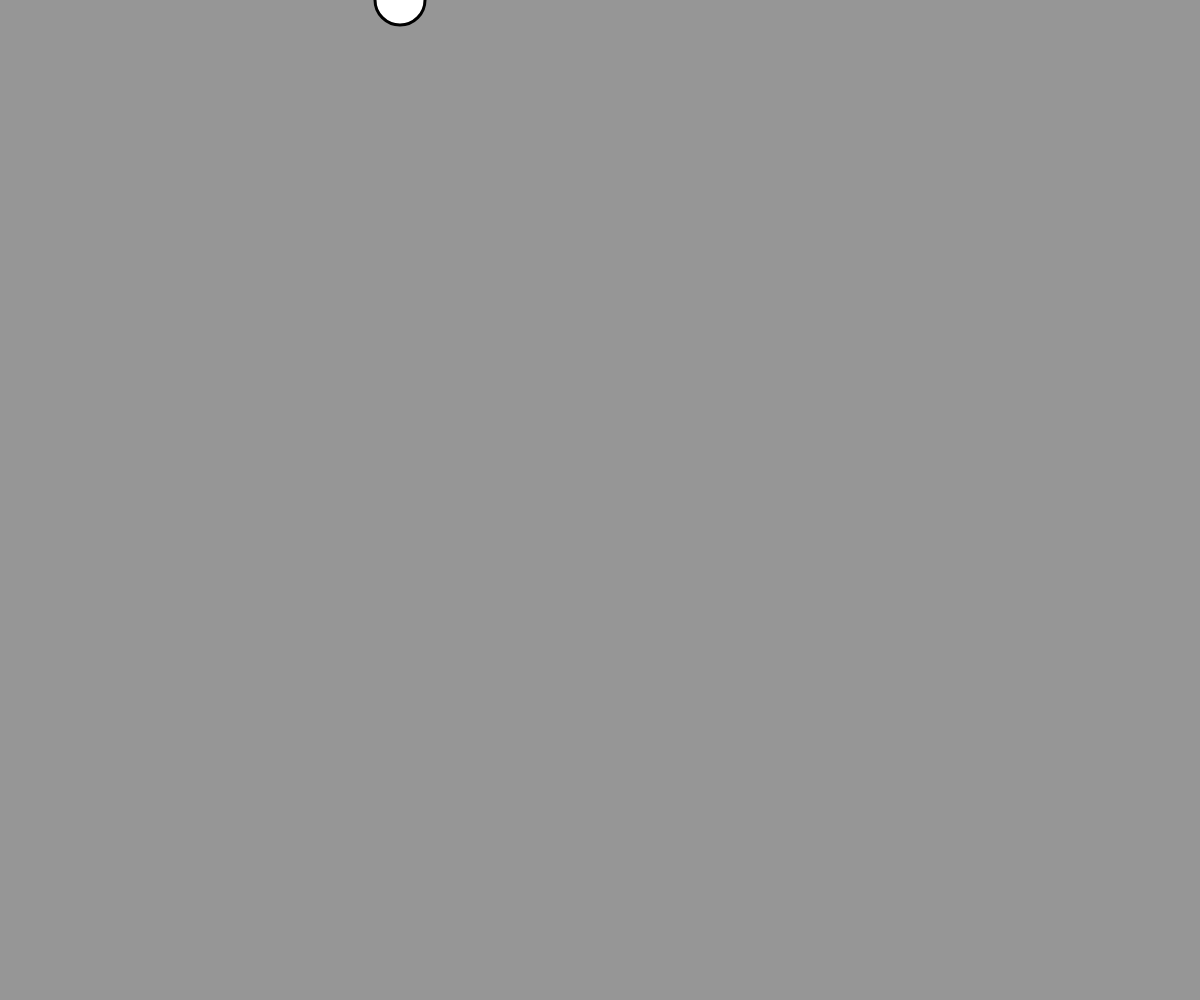
Frame 1 (no input)
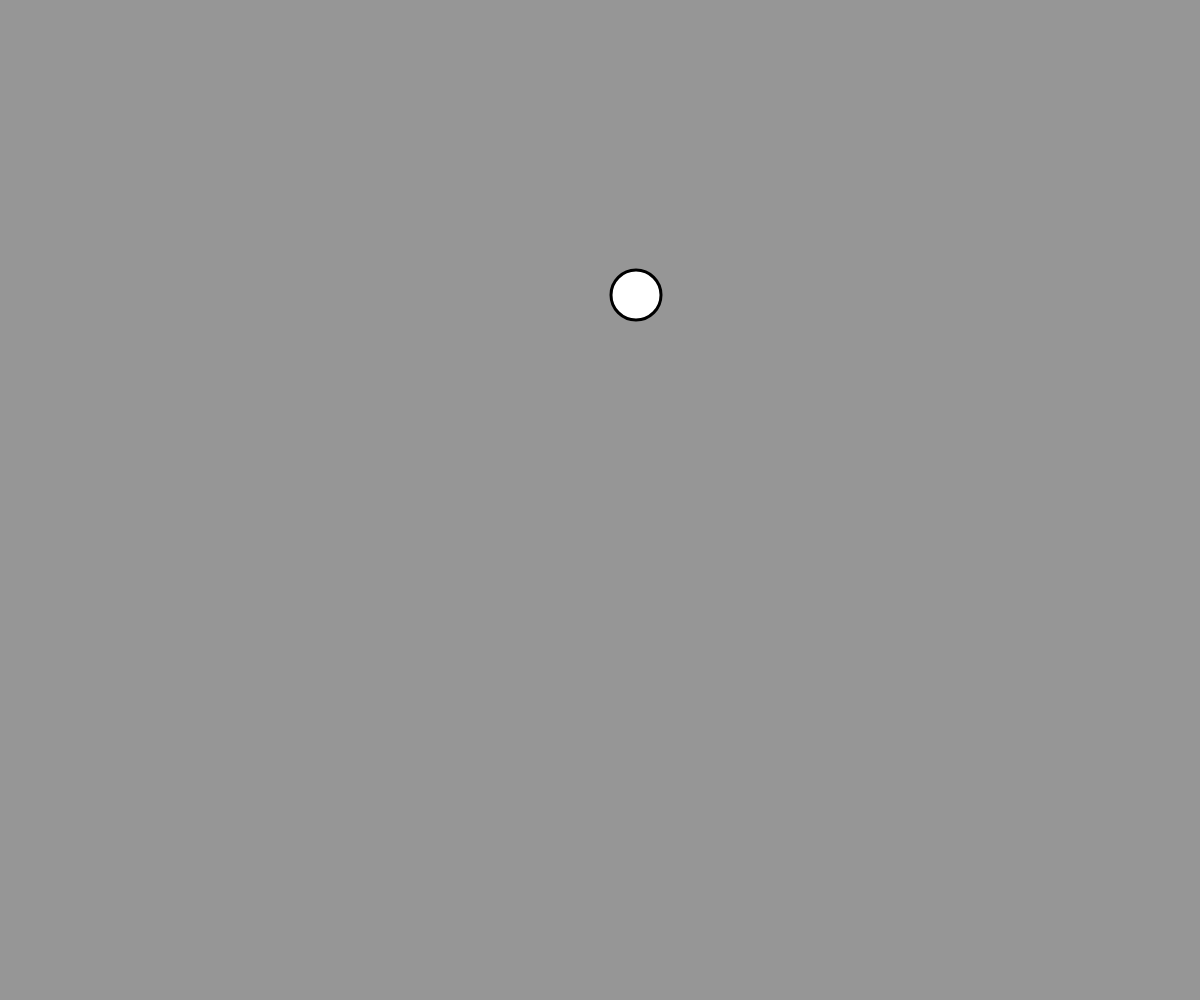
Frame 60 (no input)
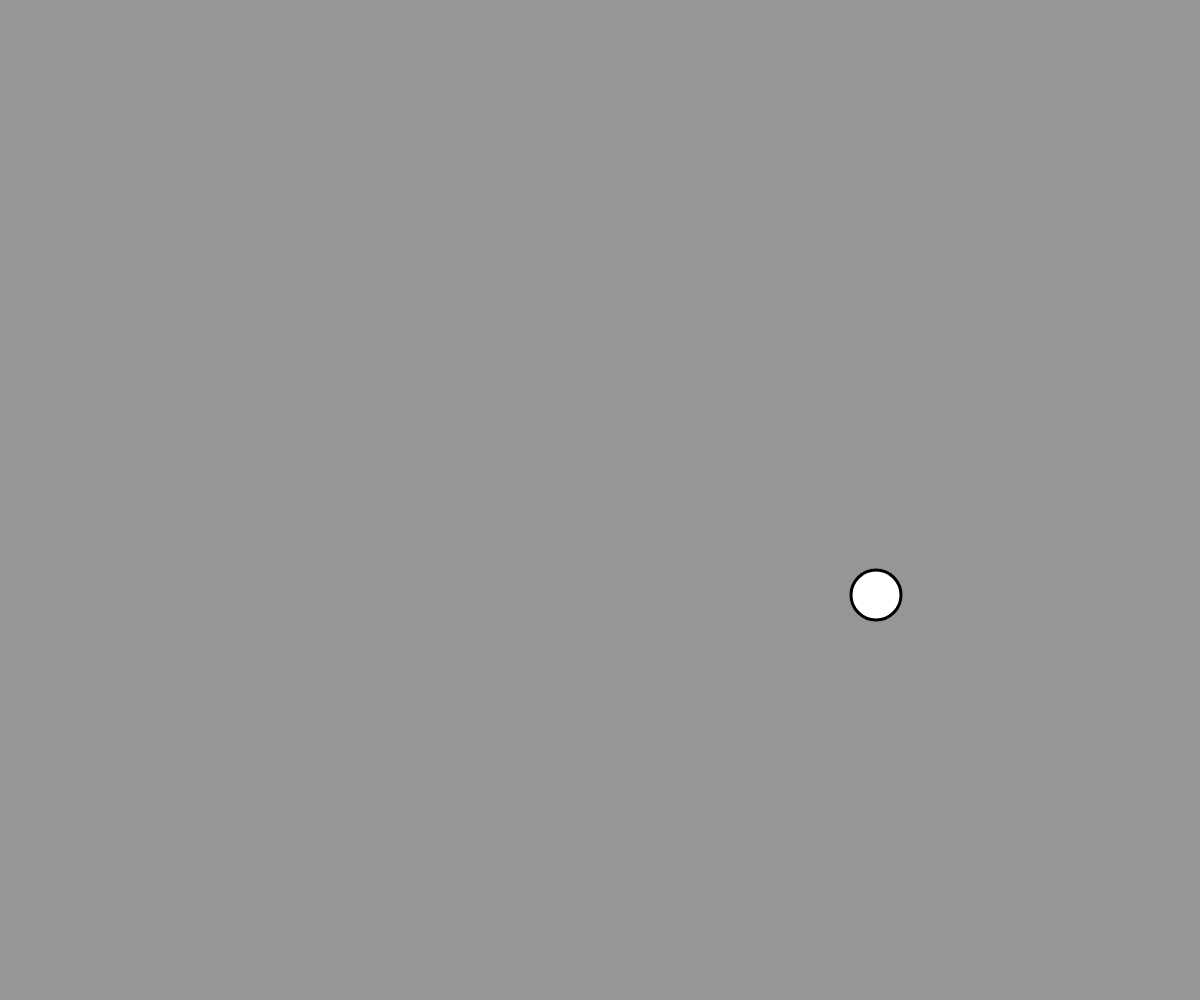
Frame 120 (the mouse pressed at the canvas centre since frame 60)

The p5.js sketch that drew these frames (run headless with seeded random() and noise() and a simulated clock; from frame 60 on, the mouse is pressed at the canvas centre):

// p5.js sketch
// ── sketch.js
let col, col1, col2;

let x = 400, y = 0;

function setup(){
 createCanvas(windowWidth,windowHeight); 
 col1 = color("#851400");
 col2 = color("#00e2f2");

 strokeWeight(3)
 //frameRate(4)

}

function draw(){

background(150)
ellipse(x, y, 50);

if(x > width){
  x=0;
}
if(y > height){
    y= 0
}

 //  x = x+1;
 //  y = y+1;
//  y++
 y+=5;
 x+=4;

}
